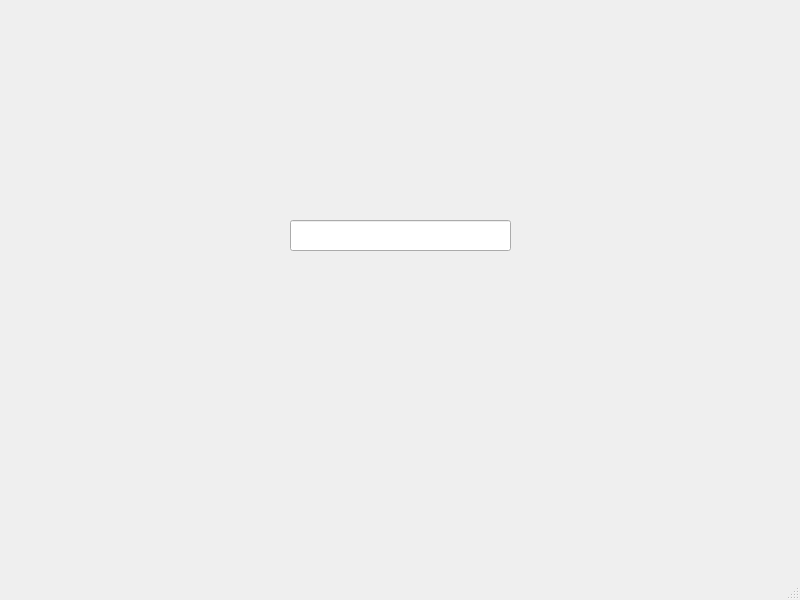
<?xml version="1.0" encoding="UTF-8"?>
<ui version="4.0">
 <class>MainWindow</class>
 <widget class="QMainWindow" name="MainWindow">
  <property name="geometry">
   <rect>
    <x>0</x>
    <y>0</y>
    <width>800</width>
    <height>600</height>
   </rect>
  </property>
  <property name="windowTitle">
   <string>MainWindow</string>
  </property>
  <widget class="QWidget" name="centralwidget">
   <widget class="QLineEdit" name="lineEdit">
    <property name="geometry">
     <rect>
      <x>290</x>
      <y>220</y>
      <width>221</width>
      <height>31</height>
     </rect>
    </property>
   </widget>
  </widget>
  <widget class="QMenuBar" name="menubar">
   <property name="geometry">
    <rect>
     <x>0</x>
     <y>0</y>
     <width>800</width>
     <height>21</height>
    </rect>
   </property>
  </widget>
  <widget class="QStatusBar" name="statusbar"/>
 </widget>
 <resources/>
 <connections/>
</ui>
